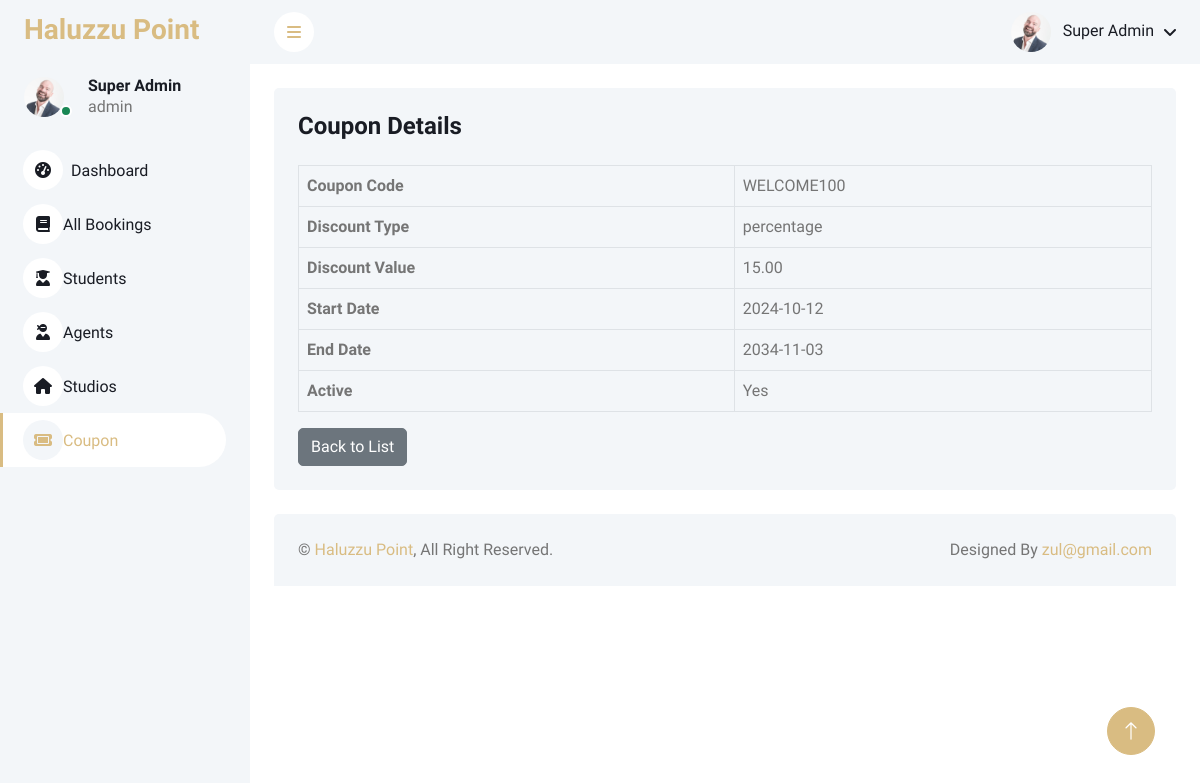
Screenshot of /haluzzu/admin/couponDetail?id=1 (signed in) with the database file from the repository.
### tables this page shows
CREATE TABLE `agents` (
  `agent_id` int(11) NOT NULL,
  `user_id` int(11) DEFAULT NULL,
  `business_name` varchar(255) DEFAULT NULL,
  `studio_location` varchar(255) DEFAULT NULL,
  `state` varchar(50) DEFAULT NULL
);

CREATE TABLE `users` (
  `user_id` int(11) NOT NULL,
  `name` varchar(100) NOT NULL,
  `email` varchar(100) NOT NULL,
  `image_profile` varchar(366) DEFAULT NULL,
  `password` varchar(255) NOT NULL,
  `phone_number` varchar(20) DEFAULT NULL,
  `user_type` enum('student','agent','admin') NOT NULL,
  `created_at` timestamp NOT NULL DEFAULT current_timestamp(),
  `updated_at` timestamp NOT NULL DEFAULT current_timestamp() ON UPDATE current_timestamp()
);

CREATE TABLE `coupons` (
  `coupon_id` int(11) NOT NULL,
  `coupon_code` varchar(50) NOT NULL,
  `discount_type` enum('percentage','fixed') NOT NULL DEFAULT 'fixed',
  `discount_value` decimal(10,2) NOT NULL,
  `usage_limit` int(11) DEFAULT 1,
  `used_count` int(11) DEFAULT 0,
  `start_date` date NOT NULL,
  `end_date` date NOT NULL,
  `is_active` tinyint(1) DEFAULT 1,
  `created_at` timestamp NOT NULL DEFAULT current_timestamp(),
  `updated_at` timestamp NOT NULL DEFAULT current_timestamp() ON UPDATE current_timestamp()
);

### index2.php (called while the page is built, shortened)
<?php
    require "router.php";
?>

### config.php (called while the page is built, shortened)
<?php
$base_url = '/haluzzu';
$system_name = 'Haluzzu Point';
?>

### controller/functions.php (called while the page is built, shortened)
<?php
function getCurrentUser($conn, $user_id)
{
    $query = "
        SELECT users.*, agents.*, admin.*, students.*
        FROM users
        LEFT JOIN agents ON users.user_id = agents.user_id
        LEFT JOIN admin ON users.user_id = admin.user_id
        LEFT JOIN students ON users.user_id = students.user_id
        WHERE users.user_id = $user_id
    ";
    $query_run = mysqli_query($conn, $query);
    if ($query_run && mysqli_num_rows($query_run) > 0) {
        return mysqli_fetch_assoc($query_run);
    } else {
        return null;
    }
}

### admin/views/coupon-detail.php (the view, shortened to what this page needs)
<?php
include 'controller/dbconnect.php';
include 'controller/functions.php';
include 'config.php';
if (isset($_GET['id'])) {
    $coupon_id = $_GET['id'];
    $query = "SELECT * FROM coupons WHERE coupon_id = ?";
    $stmt = mysqli_prepare($conn, $query);
    mysqli_stmt_bind_param($stmt, "i", $coupon_id);
    mysqli_stmt_execute($stmt);
    $result = mysqli_stmt_get_result($stmt);
    $row = mysqli_fetch_assoc($result);
}
?>
<?php include 'admin/views/components/header.php'; ?>
<body>
    <div class="container-fluid position-relative bg-white d-flex p-0">
        <?php include 'admin/views/components/sidebar.php'; ?>
        <div class="content">
            <?php include 'admin/views/components/navbar.php'; ?>
            <div class="container-fluid pt-4 px-4">
                <div class="bg-light rounded h-100 p-4">
                    <h4 class="mb-4">Coupon Details</h4>
                    <table class="table table-bordered">
                        <tr>
                            <th>Coupon Code</th>
                            <td><?= htmlspecialchars($row['coupon_code']) ?></td>
                        </tr>
                        <tr>
                            <th>Discount Type</th>
                            <td><?= htmlspecialchars($row['discount_type']) ?></td>
                        </tr>
                        <tr>
                            <th>Discount Value</th>
                            <td><?= htmlspecialchars($row['discount_value']) ?></td>
                        </tr>
                        <tr>
                            <th>Start Date</th>
                            <td><?= htmlspecialchars($row['start_date']) ?></td>
                        </tr>
                        <tr>
                            <th>End Date</th>
                            <td><?= htmlspecialchars($row['end_date']) ?></td>
                        </tr>
                        <tr>
                            <th>Active</th>
                            <td><?= $row['is_active'] ? 'Yes' : 'No' ?></td>
                        </tr>
                    </table>
                    <a href="<?= $base_url ?>/<?= $user_type ?>/coupons-list" class="btn btn-secondary">Back to List</a>
                </div>
            </div>
            <?php include 'admin/views/components/footer.php'; ?>
</body>
</html>

### admin/views/components/sidebar.php (shortened to what this page needs)
<div class="sidebar pe-4 pb-3">
    <nav class="navbar bg-light navbar-light">
        <a href="<?= $base_url ?>" class="navbar-brand mx-4 mb-3">
            <h3 class="text-primary"><?= $system_name ?></h3>
        </a>
        <div class="d-flex align-items-center ms-4 mb-4">
            <div class="position-relative">
                <img class="rounded-circle me-lg-2" src="<?php echo $base_url; ?>/uploads/<?php echo htmlspecialchars($image_profile); ?>" alt="Profile Image" style="width: 40px; height: 40px;">
                <div class="bg-success rounded-circle border border-2 border-white position-absolute end-0 bottom-0 p-1"></div>
            </div>
            <div class="ms-3">
                <h6 class="mb-0"><?= ucwords($current_user['name']) ?></h6>
                <span><?= $current_user['user_type'] ?></span>
            </div>
        </div>
        <div class="navbar-nav w-100">
            <?php
               $current_url = parse_url($_SERVER['REQUEST_URI'], PHP_URL_PATH);
               $is_dashboard = strpos($current_url, 'dashboard') !== false;
               $is_bookings = strpos($current_url, 'booking') !== false;
               $is_users = strpos($current_url, 'student') !== false;
               $is_agents = strpos($current_url, 'agent') !== false;
               $is_studios = strpos($current_url, 'studio') !== false;
               $is_coupons = strpos($current_url, 'coupon') !== false;
               ?>
            <nav>
                <a href="<?= $base_url; ?>/<?= $user_type ?>/dashboard" class="nav-item nav-link <?= $is_dashboard ? 'active' : ''; ?>">
                    <i class="fa fa-tachometer-alt me-2"></i>Dashboard
                </a>
                <a href="<?= $base_url; ?>/<?= $user_type ?>/bookings-list" class="nav-item nav-link <?= $is_bookings ? 'active' : ''; ?>">
                    <i class="fa-solid fa-book"></i>All Bookings
                </a>
                <a href="<?= $base_url; ?>/<?= $user_type ?>/students-list" class="nav-item nav-link <?= $is_users ? 'active' : ''; ?>">
                    <i class="fa-solid fa-user-graduate"></i>Students
                </a>
                <a href="<?= $base_url; ?>/<?= $user_type ?>/agents-list" class="nav-item nav-link <?= $is_agents ? 'active' : ''; ?>">
                    <i class="fa-solid fa-user-ninja"></i>Agents
                </a>
                <a href="<?= $base_url; ?>/<?= $user_type ?>/studios-list" class="nav-item nav-link <?= $is_studios ? 'active' : ''; ?>">
                    <i class="fa-solid fa-house"></i>Studios
                </a>
                <a href="<?= $base_url; ?>/<?= $user_type ?>/coupons-list" class="nav-item nav-link <?= $is_coupons ? 'active' : ''; ?>">
                    <i class="fa-solid fa-ticket"></i>Coupon
                </a>
            </nav>
        </div>
    </nav>
</div>

### admin/views/components/navbar.php (shortened to what this page needs)
<nav class="navbar navbar-expand bg-light navbar-light sticky-top px-4 py-0">
    <a href="#" class="sidebar-toggler flex-shrink-0">
        <i class="fa fa-bars"></i>
    </a>
    <div class="navbar-nav align-items-center ms-auto">
        <div class="nav-item dropdown">
            <a href="#" class="nav-link dropdown-toggle" data-bs-toggle="dropdown">
                <img class="rounded-circle me-lg-2" src="<?php echo $base_url; ?>/uploads/<?php echo htmlspecialchars($image_profile); ?>" alt="" style="width: 40px; height: 40px;">
                <span class="d-none d-lg-inline-flex"><?= ucwords($current_user['name']) ?></span>
            </a>
        </div>
    </div>
</nav>

### admin/css/style.css (style rules this page uses)
:root { --primary: #D9BC82; --light: #F3F6F9; --dark: #191C24; }
.btn { transition: .5s; }
.sidebar { position: fixed; top: 0; left: 0; bottom: 0; width: 250px; height: 100vh; overflow-y: auto; background: var(--light); transition: 0.5s; z-index: 999; }
.content { margin-left: 250px; min-height: 100vh; background: #FFFFFF; transition: 0.5s; }
@media (min-width: 992px) { .sidebar { margin-left: 0; } }
@media (min-width: 992px) { .content { width: calc(100% - 250px); } }
.sidebar .navbar .navbar-nav .nav-link { padding: 7px 20px; color: var(--dark); font-weight: 500; border-left: 3px solid var(--light); border-radius: 0 30px 30px 0; outline: none; }
.sidebar .navbar .navbar-nav .nav-link:hover, .sidebar .navbar .navbar-nav .nav-link.active { color: var(--primary); background: #FFFFFF; border-color: var(--primary); }
.sidebar .navbar .navbar-nav .nav-link i { width: 40px; height: 40px; display: inline-flex; align-items: center; justify-content: center; background: #FFFFFF; border-radius: 40px; }
.sidebar .navbar .navbar-nav .nav-link:hover i, .sidebar .navbar .navbar-nav .nav-link.active i { background: var(--light); }
.content .navbar .navbar-nav .nav-link { margin-left: 25px; padding: 12px 0; color: var(--dark); outline: none; }
.content .navbar .sidebar-toggler, .content .navbar .navbar-nav .nav-link i { width: 40px; height: 40px; display: inline-flex; align-items: center; justify-content: center; background: #FFFFFF; border-radius: 40px; }
.content .navbar .dropdown-toggle::after { margin-left: 6px; vertical-align: middle; border: none; content: "\f107"; font-family: "Font Awesome 5 Free"; font-weight: 900; transition: .5s; }

### rows the page displays
agents: user.image_profile (picture), user.name "Super Admin", user.user_type "admin"
coupons: coupon_code "WELCOME100", discount_type "percentage", discount_value "15.00", start_date "2024-10-12", end_date "2034-11-03"

### other values shown
$system_name "Haluzzu Point"
$email "zul@gmail.com"
